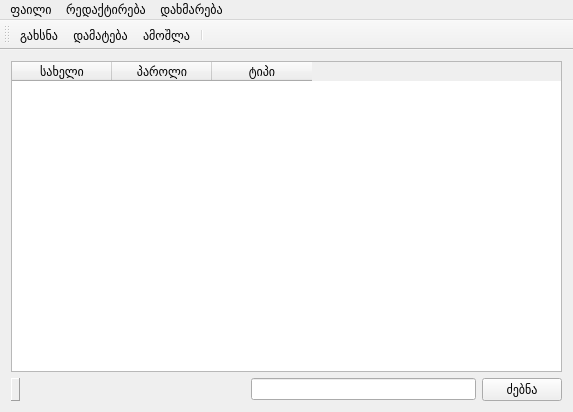
<?xml version="1.0" encoding="UTF-8"?>
<ui version="4.0">
 <class>MainWindow</class>
 <widget class="QMainWindow" name="MainWindow">
  <property name="geometry">
   <rect>
    <x>0</x>
    <y>0</y>
    <width>573</width>
    <height>412</height>
   </rect>
  </property>
  <property name="windowTitle">
   <string>MainWindow</string>
  </property>
  <widget class="QWidget" name="centralWidget">
   <layout class="QGridLayout" name="gridLayout_2">
    <item row="0" column="0">
     <layout class="QGridLayout" name="gridLayout">
      <item row="0" column="0">
       <widget class="QTableWidget" name="tableWidget">
        <column>
         <property name="text">
          <string>სახელი</string>
         </property>
        </column>
        <column>
         <property name="text">
          <string>პაროლი</string>
         </property>
        </column>
        <column>
         <property name="text">
          <string>ტიპი</string>
         </property>
        </column>
       </widget>
      </item>
      <item row="1" column="0">
       <layout class="QHBoxLayout" name="horizontalLayout">
        <item>
         <widget class="QLabel" name="label">
          <property name="frameShape">
           <enum>QFrame::Panel</enum>
          </property>
          <property name="frameShadow">
           <enum>QFrame::Raised</enum>
          </property>
          <property name="text">
           <string/>
          </property>
         </widget>
        </item>
        <item>
         <spacer name="horizontalSpacer">
          <property name="orientation">
           <enum>Qt::Horizontal</enum>
          </property>
          <property name="sizeHint" stdset="0">
           <size>
            <width>40</width>
            <height>20</height>
           </size>
          </property>
         </spacer>
        </item>
        <item>
         <widget class="QLineEdit" name="lineEdit"/>
        </item>
        <item>
         <widget class="QPushButton" name="pushButton">
          <property name="text">
           <string>ძებნა</string>
          </property>
         </widget>
        </item>
       </layout>
      </item>
     </layout>
    </item>
   </layout>
  </widget>
  <widget class="QMenuBar" name="menuBar">
   <property name="geometry">
    <rect>
     <x>0</x>
     <y>0</y>
     <width>573</width>
     <height>20</height>
    </rect>
   </property>
   <widget class="QMenu" name="menuFile">
    <property name="title">
     <string>ფაილი</string>
    </property>
    <addaction name="actionOpen"/>
   </widget>
   <widget class="QMenu" name="menuHelp">
    <property name="title">
     <string>დახმარება</string>
    </property>
    <addaction name="actionAbout"/>
   </widget>
   <widget class="QMenu" name="menuEdit">
    <property name="title">
     <string>რედაქტირება</string>
    </property>
    <addaction name="actionAdd"/>
    <addaction name="actionDelete"/>
   </widget>
   <addaction name="menuFile"/>
   <addaction name="menuEdit"/>
   <addaction name="menuHelp"/>
  </widget>
  <widget class="QToolBar" name="mainToolBar">
   <attribute name="toolBarArea">
    <enum>TopToolBarArea</enum>
   </attribute>
   <attribute name="toolBarBreak">
    <bool>false</bool>
   </attribute>
   <addaction name="actionOpen"/>
   <addaction name="actionAdd"/>
   <addaction name="actionDelete"/>
   <addaction name="separator"/>
  </widget>
  <action name="actionAdd">
   <property name="text">
    <string>დამატება</string>
   </property>
   <property name="shortcut">
    <string>Ctrl++</string>
   </property>
  </action>
  <action name="actionDelete">
   <property name="text">
    <string>ამოშლა</string>
   </property>
   <property name="shortcut">
    <string>Del</string>
   </property>
  </action>
  <action name="actionAbout">
   <property name="text">
    <string>შესახებ</string>
   </property>
   <property name="shortcut">
    <string>Ctrl+T</string>
   </property>
  </action>
  <action name="actionOpen">
   <property name="text">
    <string>გახსნა</string>
   </property>
   <property name="shortcut">
    <string>Ctrl+O</string>
   </property>
  </action>
 </widget>
 <layoutdefault spacing="6" margin="11"/>
 <resources/>
 <connections>
  <connection>
   <sender>lineEdit</sender>
   <signal>returnPressed()</signal>
   <receiver>pushButton</receiver>
   <slot>click()</slot>
   <hints>
    <hint type="sourcelabel">
     <x>344</x>
     <y>387</y>
    </hint>
    <hint type="destinationlabel">
     <x>523</x>
     <y>395</y>
    </hint>
   </hints>
  </connection>
 </connections>
</ui>
